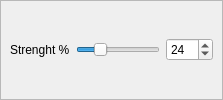
       <widget class="QFrame" name="smooth_frame">
        <property name="sizePolicy">
         <sizepolicy hsizetype="Preferred" vsizetype="Preferred">
          <horstretch>0</horstretch>
          <verstretch>0</verstretch>
         </sizepolicy>
        </property>
        <property name="frameShape">
         <enum>QFrame::StyledPanel</enum>
        </property>
        <property name="frameShadow">
         <enum>QFrame::Raised</enum>
        </property>
        <layout class="QGridLayout">
         <property name="leftMargin">
          <number>9</number>
         </property>
         <property name="topMargin">
          <number>9</number>
         </property>
         <property name="rightMargin">
          <number>9</number>
         </property>
         <property name="bottomMargin">
          <number>9</number>
         </property>
         <property name="spacing">
          <number>6</number>
         </property>
         <item row="0" column="1">
          <widget class="QSlider" name="percentual_slider">
           <property name="toolTip">
            <string>&lt;html&gt;&lt;head&gt;&lt;meta name=&quot;qrichtext&quot; content=&quot;1&quot; /&gt;&lt;style type=&quot;text/css&quot;&gt;
p, li { white-space: pre-wrap; }
&lt;/style&gt;&lt;/head&gt;&lt;body style=&quot; font-family:'Sans Serif'; font-size:9pt; font-weight:400; font-style:normal; text-decoration:none;&quot;&gt;
&lt;p style=&quot;-qt-paragraph-type:empty; margin-top:0px; margin-bottom:0px; margin-left:0px; margin-right:0px; -qt-block-indent:0; text-indent:0px;&quot;&gt;&lt;/p&gt;&lt;/body&gt;&lt;/html&gt;</string>
           </property>
           <property name="maximum">
            <number>100</number>
           </property>
           <property name="value">
            <number>25</number>
           </property>
           <property name="sliderPosition">
            <number>25</number>
           </property>
           <property name="orientation">
            <enum>Qt::Horizontal</enum>
           </property>
          </widget>
         </item>
         <item row="0" column="0">
          <widget class="QLabel" name="label_percentual">
           <property name="text">
            <string>Strenght %</string>
           </property>
          </widget>
         </item>
         <item row="0" column="2">
          <widget class="QSpinBox" name="percentual_box">
           <property name="toolTip">
            <string>&lt;html&gt;&lt;head&gt;&lt;meta name=&quot;qrichtext&quot; content=&quot;1&quot; /&gt;&lt;style type=&quot;text/css&quot;&gt;
p, li { white-space: pre-wrap; }
&lt;/style&gt;&lt;/head&gt;&lt;body style=&quot; font-family:'Sans Serif'; font-size:9pt; font-weight:400; font-style:normal; text-decoration:none;&quot;&gt;
&lt;p style=&quot;-qt-paragraph-type:empty; margin-top:0px; margin-bottom:0px; margin-left:0px; margin-right:0px; -qt-block-indent:0; text-indent:0px;&quot;&gt;&lt;/p&gt;&lt;/body&gt;&lt;/html&gt;</string>
           </property>
           <property name="maximum">
            <number>100</number>
           </property>
           <property name="value">
            <number>24</number>
           </property>
          </widget>
         </item>
        </layout>
       </widget>
